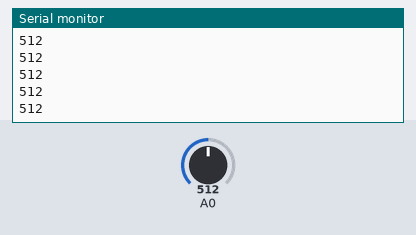
Bench run of a sketch on a simulated ESP8266 (NodeMCU). On the bench: the last lines printed to the serial monitor. Inputs (shaded band) come from the test bench; at power-on: A0 = 512. WiFi joins after 1.5 s; servers stay silent unless stated.

Above: at 2.7 s.
2.8 s: A0 set to 716
At 2.98 s:
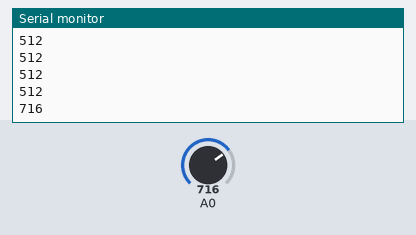
4.3 s: A0 set to 900
At 4.34 s:
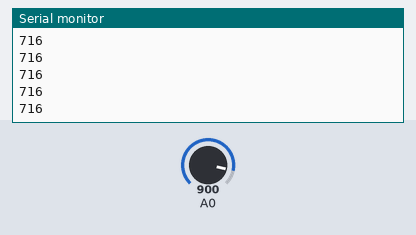
Timing chart, 0 to 7.3 s (numbered marks = the images above; inputs shaded):
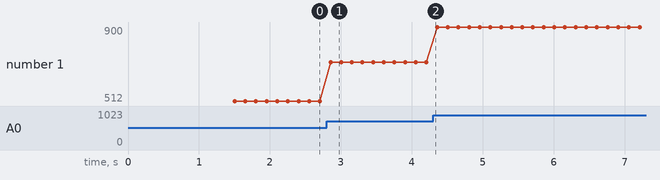

Measured:
- after the input at 2.8 s, the serial monitor: prints a new line after 0.05 s (image 1)
- plotted number 1: 512 → 716 after the input at 2.8 s, 716 → 900 after the input at 4.3 s

The sketch:

SENSING_THE_LED_USING_INTERNET.ino
```cpp
#include<ESP8266WiFi.h>
#include<FirebaseESP8266.h>

#define wifi "Redmi"
#define password "12345678"
#define project "idr-sensor-b603e-default-rtdb.firebaseio.com"
#define secret "noyXVS4dGVq0kohOcR6Fk1HPT92WL4eCymhx0rhP"

FirebaseData ldr_data;
void setup(){
  Serial.begin(115200);
  WiFi.begin(wifi,password);
  while(WiFi.status()!=WL_CONNECTED){
    delay(500);
    Serial.print(".");}
  Firebase.begin(project,secret);
}
void loop()
{
int value = analogRead(A0);
Serial.println(value);
Firebase.setInt(ldr_data,"ldr-sensor",value);
}
```
